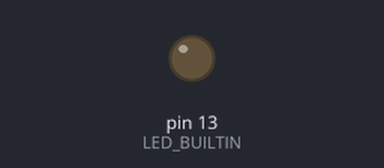
Bench run of a sketch on a simulated Arduino Uno, built with avr-gcc and run on an emulated ATmega328P. Parts: output pins drawn as LEDs (lit = HIGH).

Above: at 2.5 s.
At 7.5 s:
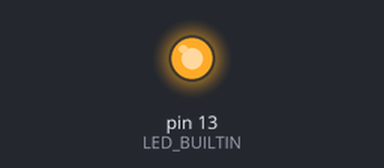
Timing chart, 0 to 13.0 s (numbered marks = the images above):
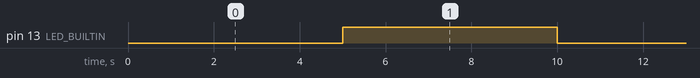

The sketch:

BlinkRepeatedly.ino
```cpp
// By Paul Cernea

const int secondsToWait = 5;

void setup()
{
  // OUTPUT == 1
  pinMode(LED_BUILTIN, OUTPUT);
}

void loop()
{
  // i == 0 is LOW (voltage level)
  // i == 1 is HIGH (voltage level)
  for (uint8_t i = 0; i < 2; ++i)
  {
    digitalWrite(LED_BUILTIN, i);
    delay(secondsToWait * 1000);
  }
}
```

Measured:
- by itself, pin 13 (LED_BUILTIN): alternates HIGH for 5.0 s and LOW for 5.0 s
